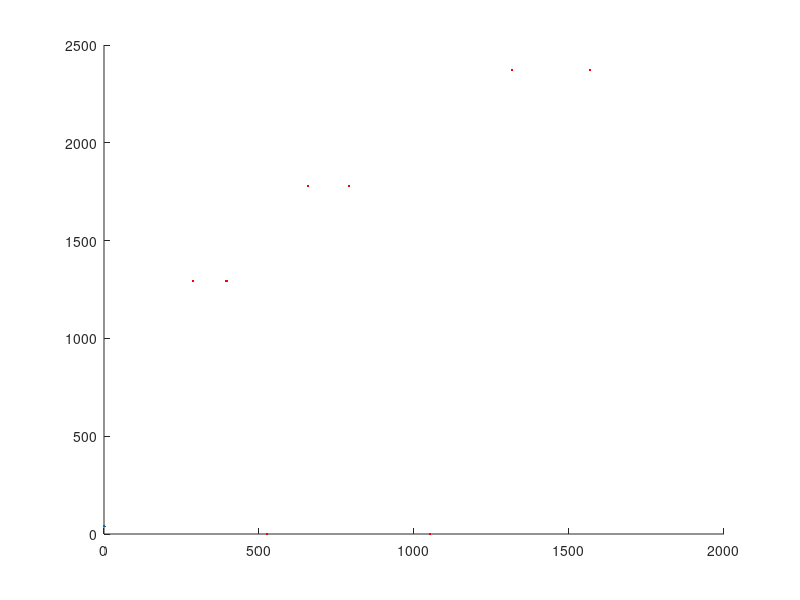

The MATLAB source for this figure: (Note: this script raises an error after producing the figure.)
%% Harmonica Records
clear all
close all
clc
% column 1: Nominal frequencies
% column 2: Real frequencies
% column 3: Amplitudes

% ex1_C4 = [261.2618	261.2618	1;
% 522.5236	522.7215	0.2947;
% 783.7854	783.7854	0.0707;
% 1.0450e+03	0	0;
% 1.3063e+03	1.3063e+03	0.0515;
% 1.5676e+03	0	0;
% 1.8288e+03	1.8292e+03	0.0384;
% 2.0901e+03	2.0905e+03	0.0263];

in1_D4 = [287.3101	287.3101	1,
574.6202	574.4519	0.1236,
861.9304	861.9304	0.1192,
1.1492e+03	1.1491e+03	0.0429,
1.4366e+03	1.4364e+03	0.0588,
1.7239e+03	1.7239e+03	0.0341,
2.0112e+03	2.0110e+03	0.0592,
2.2985e+03	2.2973e+03	0.0681];

ex2_F4 =[287.3101	287.3101	1;
574.6202	574.4519	0.1236;
861.9304	861.9304	0.1192;
1.1492e+03	1.1491e+03	0.0429;
1.4366e+03	1.4364e+03	0.0588;
1.7239e+03	1.7239e+03	0.0341;
2.0112e+03	2.0110e+03	0.0592;
2.2985e+03	2.2973e+03	0.0681];

% in2_G4=[382.9119	382.9119	1;
% 765.8237	0	0;
% 1.1487e+03	1.1486e+03	0.2513;
% 1.5316e+03	1.5315e+03	0.0834;
% 1.9146e+03	1.9146e+03	0.0246;
% 2.2975e+03	2.2975e+03	0.1154;
% 2.6804e+03	2.6802e+03	0.1796;
% 3.0633e+03	3.0631e+03	0.0252];

ex3_G4s=[395.1987	395.1987	1;
790.3974	790.2291	0.0948;
1.1856e+03	1.1854e+03	0.3038;
1.5808e+03	1.5808e+03	0.2085;
1.9760e+03	1.9753e+03	0.0452;
2.3712e+03	2.3714e+03	0.3878;
2.7664e+03	2.7655e+03	0.3114;
3.1616e+03	3.1618e+03	0.1240];

in3_B5=[487.2928	487.2928	1;
974.5856	974.3877	0.2676;
1.4619e+03	1.4619e+03	0.1379;
1.9492e+03	1.9490e+03	0.2684;
2.4365e+03	2.4363e+03	0.4332;
2.9238e+03	2.9234e+03	0.1539;
3.4110e+03	3.4107e+03	0.1685;
3.8983e+03	3.8979e+03	0.0489];

ex4_C5s=[526.8779	526.8779	0.5372;
1.0538e+03	1.0536e+03	0.1823;
1.5806e+03	1.5806e+03	0.1629;
2.1075e+03	2.1077e+03	0.1995;
2.6344e+03	2.6346e+03	0.1990;
3.1613e+03	3.1615e+03	1;
3.6881e+03	3.6883e+03	0.0776;
4.2150e+03	4.2152e+03	0.0564];

in4_D5=[586.4535	586.4535	1;
1.1729e+03	1.1727e+03	0.1932;
1.7594e+03	1.7590e+03	0.0519;
2.3458e+03	2.3452e+03	0.3364;
2.9323e+03	2.9317e+03	0.7440;
3.5187e+03	3.5181e+03	0.4359;
4.1052e+03	4.1040e+03	0.0370;
4.6916e+03	4.6906e+03	0.0688];

ex5_E5=[658.3005	658.3005	0.0872;
1.3166e+03	1.3166e+03	0.1170;
1.9749e+03	1.9751e+03	0.3077;
2.6332e+03	2.6332e+03	0.2610;
3.2915e+03	3.2915e+03	1;
3.9498e+03	3.9494e+03	0.0346;
4.6081e+03	4.6077e+03	0.2337;
5.2664e+03	5.2660e+03	0.0401];

in5_F5=[703.8846	703.8846	0.2770;
1.4078e+03	1.4083e+03	0.0538;
2.1117e+03	2.1128e+03	1;
2.8155e+03	2.8128e+03	0.5103;
3.5194e+03	3.5162e+03	0.1652;
4.2233e+03	4.2191e+03	0.2114;
4.9272e+03	4.9269e+03	0.1206;
5.6311e+03	5.6336e+03	0.1092];

ex6_G5s=[790.1190	790.1190	0.4343;
1.5802e+03	1.5800e+03	0.2140;
2.3704e+03	2.3702e+03	1;
3.1605e+03	3.1599e+03	0.4858;
3.9506e+03	3.9500e+03	0.3311;
4.7407e+03	4.7399e+03	0.1584;
5.5308e+03	5.5298e+03	0.1890;
6.3210e+03	6.3202e+03	0.0515];

in6_A5=[886.5087	886.5087	0.8191;
1.7730e+03	1.7732e+03	0.1797;
2.6595e+03	2.6597e+03	0.5932;
3.5460e+03	3.5464e+03	0.1185;
4.4325e+03	4.4331e+03	1;
5.3191e+03	5.3198e+03	0.1887;
6.2056e+03	6.2064e+03	0.1979;
7.0921e+03	7.0931e+03	0.2638];

ex7_C6=[1.0524e+03	1.0524e+03	0.2465;
2.1047e+03	2.1049e+03	0.1267;
3.1571e+03	3.1573e+03	1;
4.2095e+03	4.2099e+03	0.1571;
5.2619e+03	5.2630e+03	0.0615;
6.3142e+03	6.3154e+03	0.0402;
7.3666e+03	7.3678e+03	0.0779;
8.4190e+03	8.4203e+03	0.0340];

in7_B6=[984.8778	984.8778	0.5866;
1.9698e+03	1.9688e+03	0.3888;
2.9546e+03	2.9546e+03	1;
3.9395e+03	3.9395e+03	0.0955;
4.9244e+03	4.9216e+03	0.0952;
5.9093e+03	5.9093e+03	0.1252;
6.8941e+03	6.8902e+03	0.2060;
7.8790e+03	7.8792e+03	0.0787];

ex8_E6=[1.3164e+03	1.3164e+03	1;
2.6328e+03	2.6298e+03	0.1621;
3.9492e+03	3.9453e+03	0.3631;
5.2656e+03	5.2607e+03	0.0911;
6.5820e+03	6.5759e+03	0.6649;
7.8984e+03	7.8907e+03	0.1583;
9.2148e+03	9.2150e+03	0.1701;
1.0531e+04	1.0521e+04	0.0896];

in8_D6=[1.1816e+03	1.1816e+03	1;
2.3632e+03	2.3634e+03	0.1933;
3.5448e+03	3.5452e+03	0.6833;
4.7265e+03	4.7269e+03	0.2011;
5.9081e+03	5.9089e+03	0.5304;
7.0897e+03	7.0905e+03	0.1470;
8.2713e+03	8.2725e+03	0.2633;
9.4529e+03	9.4543e+03	0.0898];

ex9_G6=[1.5676e+03	1.5676e+03	0.2317;
3.1351e+03	3.1355e+03	0.7655;
4.7027e+03	4.7033e+03	1;
6.2703e+03	6.2705e+03	0.1435;
7.8379e+03	7.8384e+03	0.2972;
9.4054e+03	9.4062e+03	0.1737;
1.0973e+04	1.0976e+04	0.1591;
1.2541e+04	1.2539e+04	0.0449];

in9_F6=[1.4021e+03	1.4021e+03	0.3980;
2.8042e+03	2.8042e+03	0.2059;
4.2063e+03	4.2065e+03	1;
5.6084e+03	5.6088e+03	0.0737;
7.0105e+03	7.0109e+03	0.3692;
8.4126e+03	8.4134e+03	0.1560;
9.8147e+03	9.8155e+03	0.1005;
1.1217e+04	1.1218e+04	0.1468];

H_samples = [ex2_F4, ex3_G4s, ex4_C5s, ex5_E5, ex6_G5s, ex7_C6, ex8_E6, ex9_G6, in1_D4, in3_B5, in4_D5, in5_F5, in6_A5, in7_B6, in8_D6, in9_F6];
f_ex = [ex2_F4(1,1), ex3_G4s(1,1), ex4_C5s(1,1), ex5_E5(1,1), ex6_G5s(1,1), ex7_C6(1,1), ex8_E6(1,1), ex9_G6(1,1)];
f_in = [in1_D4(1,1), in3_B5(1,1), in4_D5(1,1), in5_F5(1,1), in6_A5(1,1), in7_B6(1,1), in8_D6(1,1), in9_F6(1,1)];

%% Centroid
SC=[]
for k=1:3:(length(H_samples))
    SC = [SC centroid(H_samples(:,k:(k+2)))]
end

figure()
hold on
plot(f_ex,SC(1:8),'red .', MarkerSize=40)
plot(f_in,SC(9:end),'blue .',MarkerSize=40)
legend('Exhale', 'Inhale')
grid on
xlabel('Frequency [Hz]')
ylabel('Spectral centroid')
xlim([f_ex(1)-50 f_in(end)+50])

%% Spectral Content of even and odd harmonics
EO = [0 0];
aux = 1;
for k=1:3:(length(H_samples))
    EO(aux,:) = evenodd(H_samples(:,k:(k+2)));
    aux = aux+1;
end

figure()
hold on
plot([f_ex' f_ex'],EO(1:8,:),'red .', MarkerSize=40)
plot([f_in' f_in'],EO(9:end,:),'blue .', MarkerSize=40)
legend('Exhale','', 'Inhale')
grid on
xlabel('Frequency [Hz]')
ylabel('Spectral Content of even and odd harmonics')
xlim([f_ex(1)-50 f_in(end)+50])
ylim([0 1.5])

%% Tristimulus
T = [0 0 0];
aux = 1;
for k=1:3:(length(H_samples))
    T(aux,:) = tristim(H_samples(:,k:(k+2)));
    aux = aux+1;
end

figure()
tri = [0 1];
tri1 = [0 0];
tri2 = [1 0];
hold on
plot(tri, tri1, 'black', LineWidth=3)
plot(tri, tri2, 'black', LineWidth=3)
plot(tri1, tri, 'black', LineWidth=3)

plot(T(1:8,2), T(1:8,3),'red .', MarkerSize=40)
plot(T(9:end,2), T(9:end,3),'blue .',MarkerSize=40)
legend('','','','Exhale', 'Inhale')
grid on
xlabel('T2')
ylabel('T3')
xlim(tri)
ylim(tri)

%% Inharmonicity
harmonics = [1:length(in1_D4(:,1))]

inh=[]
for k=1:3:(length(H_samples))
    inh = [inh inharm(H_samples(:,k:(k+2)))]
end

figure()
hold on
for k=1:length(inh)
    stem(harmonics,inh(:,k),'.', MarkerSize=30)
end
% stem(harmonics,INH_GC,'red .', MarkerSize=20)
% stem(harmonics,INH_GE,'m .', MarkerSize=20)
% stem(harmonics,INH_RC,'blue .', MarkerSize=20)
% stem(harmonics,INH_RE,'green .', MarkerSize=20)
legend('exhale_F4', 'exhale_G4s', 'exhale_C5s', 'exhale_E5', 'exhale_G5s', 'exhale_C6', 'exhale_E6', 'exhale_G6', 'inhale_D4', 'inhale_B5', 'inhale_D5', 'inhale_F5', 'inhale_A5', 'inhale_B6', 'inhale_D6', 'inhale_F6')
grid on
fontsize(gca, 20, 'points')
xlabel('Harmonics')
ylabel('Inharmonicity')

%% Functions

% Spectral Centroid
function B = centroid(input)
n=[1:length(input(:,1))]';
B = sum(n.*input(:,3))./sum(input(:,3));
end

% Spectral Content of even and odd harmonics
function [even odd]=evenodd(input)
even=sqrt(sum(input(2:2:end,3).^2)/sum(input(:,3).^2));
odd=sqrt(sum(input(1:2:end,3).^2)/sum(input(:,3).^2));
end

% Tristimulus
function tri=tristim(input)
T1=(input(1,3).^2)/sum(input(:,3).^2);
T2=sum(input(2:4,3).^2)/sum(input(:,3).^2);
T3=sum(input(5:end,3).^2)/sum(input(:,3).^2);
tri = [T1 T2 T3]
end

% Inharmonicity
function INH = inharm(input)
n=[1:length(input(:,1))]';
fn= input(:,2);
f1=input(1,2);
deltaf = fn-n.*f1;
fc=f1.*(1+(sum(input(:,3).*deltaf./(n.*f1))./sum(input(:,3))));
INH=(fn-(n.*fc))./(n.*f1);
end